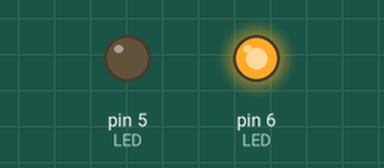
This sketch was run on a simulated Arduino Uno, built with avr-gcc and run on an emulated ATmega328P. Shown: output pins drawn as LEDs (lit = HIGH).

Above: at 1.1 s.
At 8.62 s:
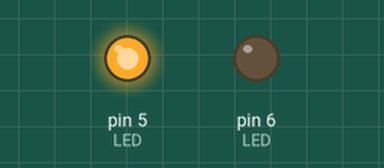
At 20.37 s:
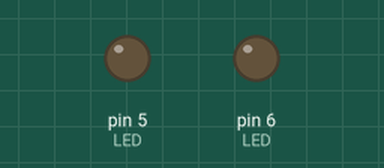
At 39.7 s:
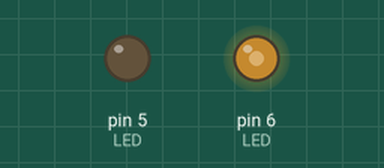
Timing chart, 0 to 40.0 s (numbered marks = the images above):
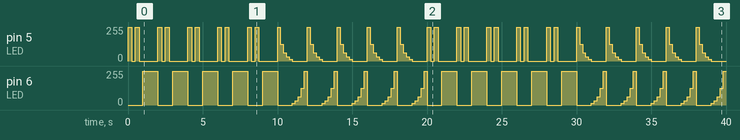

Measured:
- by itself, pin 6 (LED): ramps from 0/255 to 255/255 and jumps back, once every 2.0 s
- by itself, pin 5 (LED): 0/255 → 255/255 at 0.00 s, → 0/255 0.25 s later, → 255/255 0.25 s later, → 0/255 0.25 s later, … (100 changes in this stretch)

The sketch:

Stereo_Eyephone_Test.pde
```cpp
// (licence header left out)
 // Some variables:
int intensity[]={255, 127, 63, 31, 15};
int rintensity[]={15, 31, 63, 127, 255};

/*********************************************************
Setup defines LED outputs.
*********************************************************/
void setup() {
  // initialize the digital pin as an output.
  // The LED's anodes :
  pinMode(5, OUTPUT);     // LED's on right side
  pinMode(6, OUTPUT);     // LED's on left side
}

/*********************************************************
Main function - blink the LED's continuously in a loop
*********************************************************/
void loop() {
  for (int i = 0; i < 5; i++) {
  // Two blinks on one side to confirm which pin is right or left.
  // Do this five times.
  digitalWrite(5, HIGH);   // Common Anode: Turn LED off.
  digitalWrite(6, LOW);    // Common Anode: Turn LED on.
  delay(250);              // wait for a second
  digitalWrite(5, LOW);   // Common Anode: Turn LED off.
  digitalWrite(6, LOW);    // Common Anode: Turn LED on.
  delay(250);              // wait for a second
  digitalWrite(5, HIGH);   // Common Anode: Turn LED off.
  digitalWrite(6, LOW);    // Common Anode: Turn LED on.
  delay(250);              // wait for a second
  digitalWrite(5, LOW);   // Common Anode: Turn LED off.
  digitalWrite(6, LOW);    // Common Anode: Turn LED on.
  delay(250);              // wait for a second
  // Single blink on second in order to verify both sides function.
  digitalWrite(5, LOW);    // Common Anode: Turn LED on.
  digitalWrite(6, HIGH);    // Common Anode: Turn LED off.
  delay(1000);              // wait for a second
  }
  // Now do some PWM to show it works in reverse for PWM too.
  for (int i = 0; i < 5; i++) {
      for (int i = 0; i < 5; i++) { // over the course of a second
        analogWrite(5, intensity[i]); // Right side: dim to bright
        analogWrite(6, 0); //
        delay(200);
      }
      for (int i = 0; i < 5; i++) { // over the course of a second
        analogWrite(5, 0); //
        analogWrite(6, rintensity[i]); // Left Side: bright to dim
        delay(200);
      }
  }
}
```
